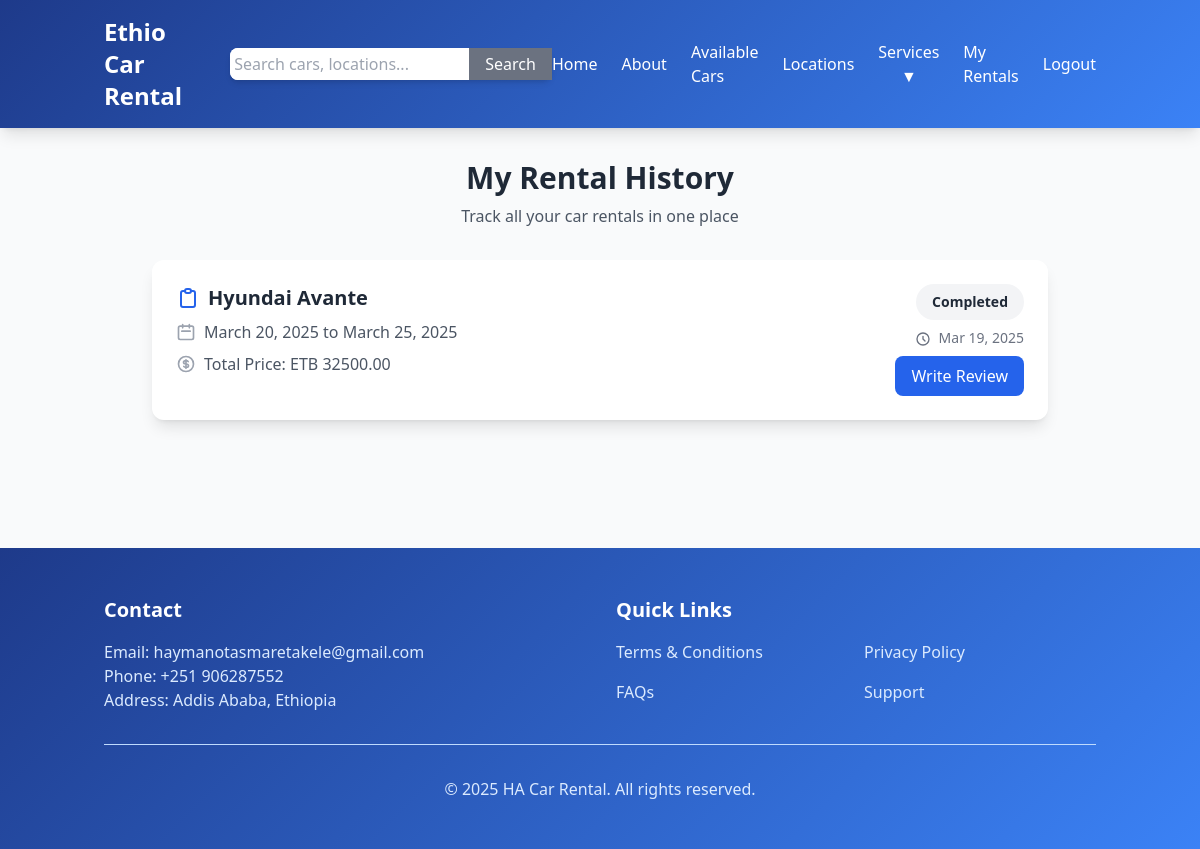
The app's page /rental-history/ (signed in), older data.
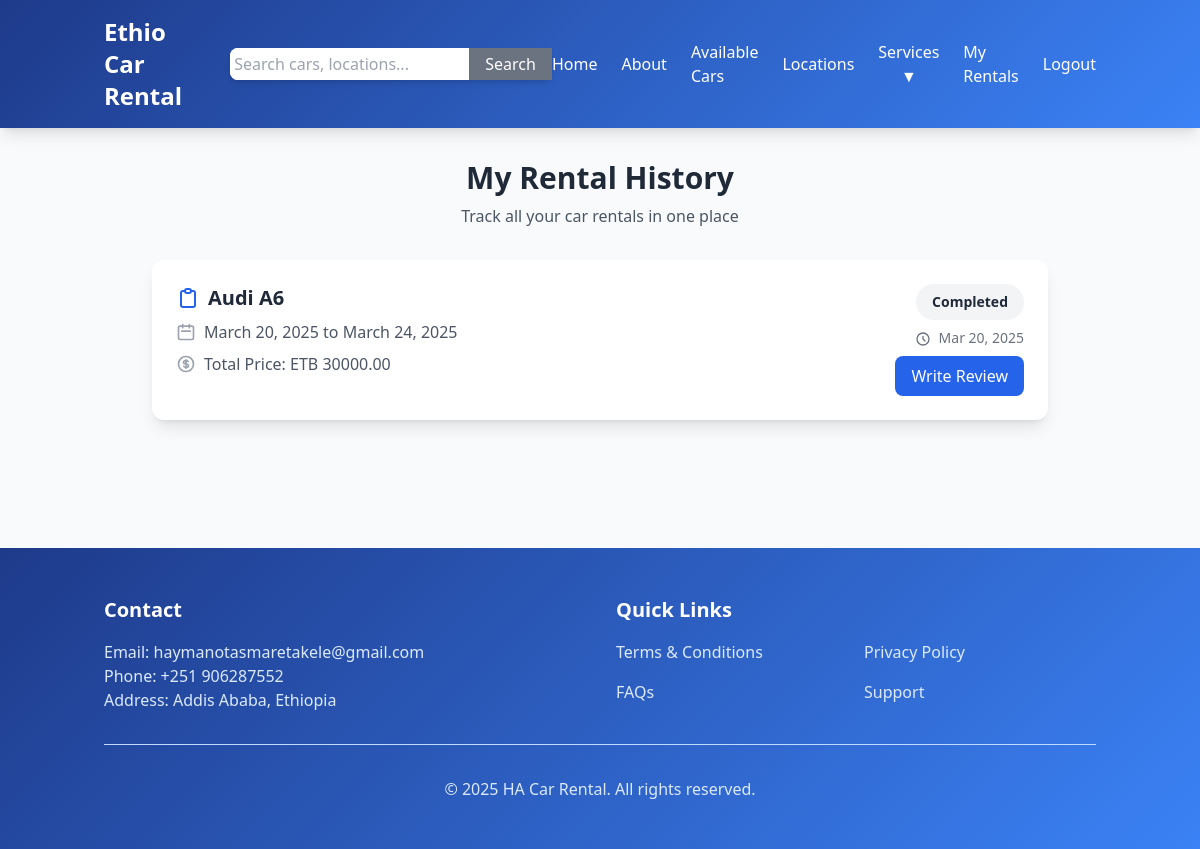
The same page, newer data.
### rental/models.py (models this page shows, shortened)
class Booking(models.Model):
    STATUS_CHOICES = [
        ('Pending', 'Pending'),
        ('Approved', 'Approved'),
        ('Rejected', 'Rejected'),
        ('Completed', 'Completed'),
    ]
    user = models.ForeignKey(User, on_delete=models.CASCADE)
    car = models.ForeignKey(Car, on_delete=models.CASCADE)
    start_date = models.DateField()
    end_date = models.DateField()
    total_price = models.DecimalField(max_digits=10, decimal_places=2)
    status = models.CharField(max_length=10, choices=STATUS_CHOICES, default='Pending')
    loyality_points_earned =models.IntegerField(default=0)
    created_at = models.DateTimeField(auto_now_add=True)

class Car(models.Model):
    TRANSMISSION_CHOICES = [
        ('A', 'Automatic'),
        ('M', 'Manual'),
    ]
    CATEGORY_CHOICES = [
        ('tour-package', 'Tour Package'),
        ('airport-transfer', 'Airport Transfer'),
        ('wedding-cars', 'Wedding Cars'),
        ('corporate-rentals', 'Corporate Rentals'),
    ]
    Location =models.ForeignKey('Location', on_delete=models.SET_NULL, null=True, blank=True)
    name = models.CharField(max_length=100)
    brand = models.CharField(max_length=50)
    model_year = models.IntegerField()
    transmission = models.CharField(max_length=1, choices=TRANSMISSION_CHOICES)
    seats = models.IntegerField()
    price_per_day = models.DecimalField(max_digits=10, decimal_places=2)
    image = models.ImageField(upload_to='cars/', blank=True, null=True)
    is_available = models.BooleanField(default=True)
    rating = models.FloatField(default=0.0)
    gps_tracking = models.BooleanField(default=False)
    description = models.TextField(blank=True, null=True)
    latitude = models.FloatField( null=True, blank=True)
    longitude = models.FloatField( null=True, blank=True)
    category = models.CharField(max_length=100, choices=CATEGORY_CHOICES, default='tour-package')

### rental/views.py (the view)
# urls.py: path('rental-history/', views.rental_history, name='rental_history'),
@login_required
def rental_history(request):
    rentals = Booking.objects.filter(user=request.user).order_by('-created_at')
    return render(request, 'rental/rental_history.html', {'rentals': rentals})

### rental/templates/rental/rental_history.html (shortened to what this page needs)
{% extends 'rental/base.html' %}
{% block content %}
<div class="max-w-4xl mx-auto">
    <div class="text-center mb-8" data-aos="fade-up">
        <h1 class="text-3xl font-bold text-gray-800 mb-2">My Rental History</h1>
        <p class="text-gray-600">Track all your car rentals in one place</p>
    </div>
    <div class="space-y-6">
        {% for rental in rentals %}
        <div class="bg-white rounded-xl shadow-lg overflow-hidden" data-aos="fade-up" data-aos-delay="{{ forloop.counter}}">
            <div class="p-6">
                <div class="md:flex justify-between items-start">
                    <div class="mb-4 md:mb-0">
                        <div class="flex items-center mb-2">
                            <h2 class="text-xl font-bold text-gray-800"> {{ rental.car.name }}</h2>
                        </div>
                        <div class="space-y-2 text-gray-600">
                            <div class="flex items-center">
                                <svg xmlns="http://www.w3.org/2000/svg" class="h-5 w-5 text-gray-400 mr-2" fill="none" viewBox="0 0 24 24" stroke="currentColor">
                                    <path stroke-linecap="round" stroke-linejoin="round" stroke-width="2" d="M8 7V3m8 4V3m-9 8h10M5 21h14a2 2 0 002-2V7a2 2 0 00-2-2H5a2 2 0 00-2 2v12a2 2 0 002 2z" />
                                </svg>
                                <span>{{ rental.start_date }} to {{ rental.end_date }}</span>
                            </div>
                            <div class="flex items-center">
                                <span>Total Price: ETB {{ rental.total_price }}</span>
                            </div>
                        </div>
                    </div>
                    <div class="text-right">
                        <span class="inline-block px-4 py-2 rounded-full text-sm font-semibold
                            {% if rental.status == 'P' %}bg-yellow-100 text-yellow-800
                            {% elif rental.status == 'A' %}bg-green-100 text-green-800
                            {% elif rental.status == 'R' %}bg-red-100 text-red-800
                            {% else %}bg-gray-100 text-gray-800{% endif %}">
                            {{ rental.get_status_display }}
                        </span>
                        <p class="text-sm text-gray-500 mt-2">
                            <svg xmlns="http://www.w3.org/2000/svg" class="h-4 w-4 inline mr-1" fill="none" viewBox="0 0 24 24" stroke="currentColor">
                                <path stroke-linecap="round" stroke-linejoin="round" stroke-width="2" d="M12 8v4l3 3m6-3a9 9 0 11-18 0 9 9 0 0118 0z" />
                            </svg>
                            {{ rental.created_at|date:"M d, Y" }}
                        </p>
                        {% if rental.status == "Completed" %}
                            <a href="{% url 'add_review' rental.car.id %}"
                            class="btn-primary px-4 py-2 mt-2 inline-block text-white bg-blue-600 rounded-lg hover:bg-blue-700 transition">
                                Write Review
                            </a>
                       {% endif %}
                    </div>
                </div>
            </div>
        </div>
        {% endfor %}
    </div>
</div>
{% endblock %}

Row changes from the older to the newer data that the page shows:
removed Booking: car.name "Hyundai Avante", start_date "March 20, 2025", end_date "March 25, 2025", total_price "32500.00", status "Completed", created_at "Mar 19, 2025", shows "Write Review"
added Booking: car.name "Audi A6", start_date "March 20, 2025", end_date "March 24, 2025", total_price "30000.00", status "Completed", created_at "Mar 20, 2025", shows "Write Review"
